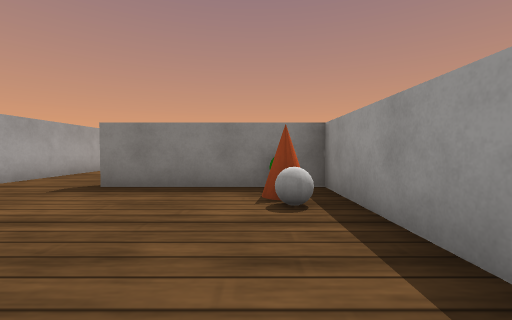
[1] (above)

21 first-person views from a walk through a robot-simulator world made for Webots. The camera is 0.14 m above the floor, tilts 2° down and sees 90° across. The floor is counted in squares, 0.2 m on a side. Each view is taken from the middle of a square. On the plan, view 1 faces up. The plan holds only what a view shows up to about 9 squares ahead; the rest is blank. Robots are left out. Webots' stock objects and surfaces are drawn as simple stand-ins.

[2]
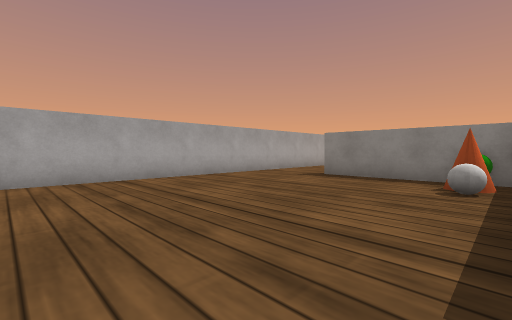

[3]
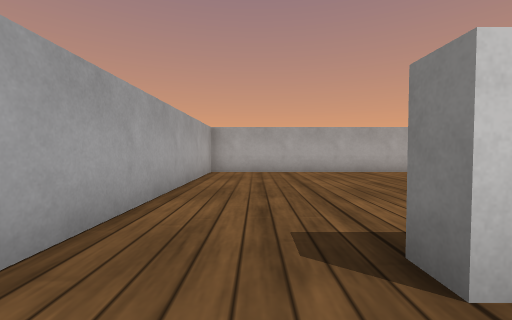

[4]
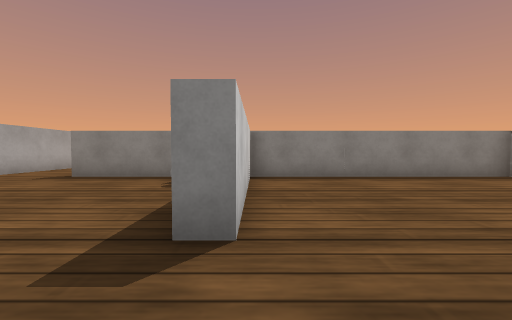

[5]
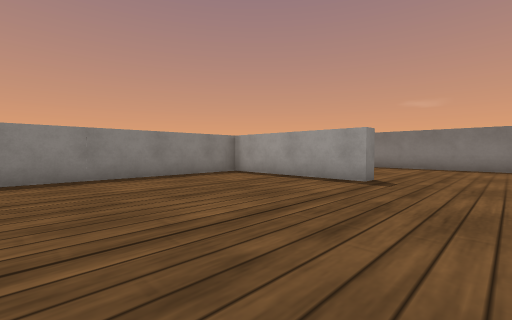

[6]
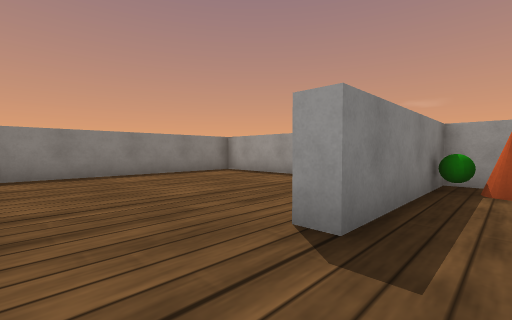

[7]
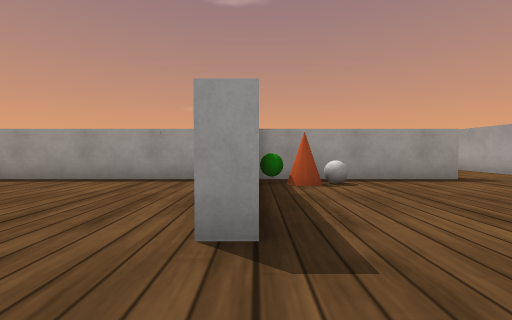

[8]
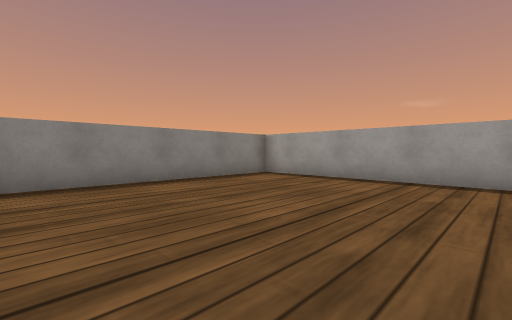

[9]
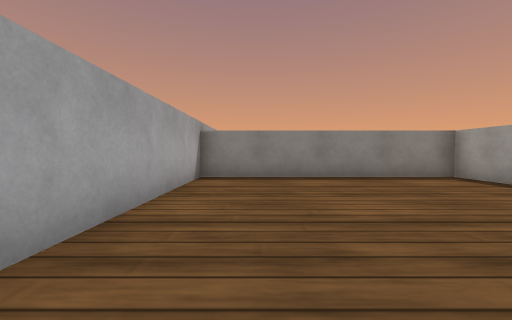

[10]
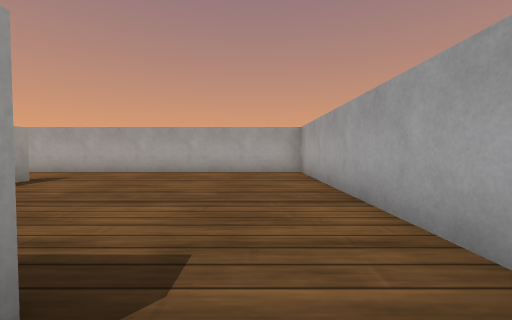

[11]
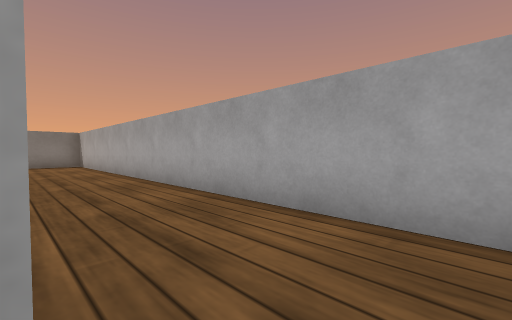

[12]
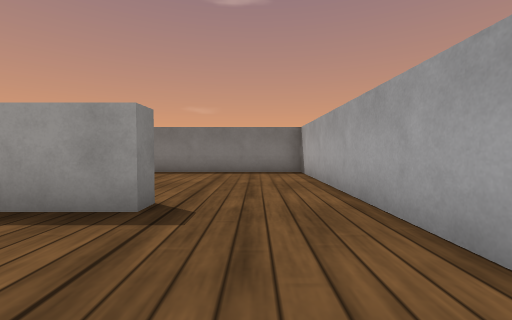

[13]
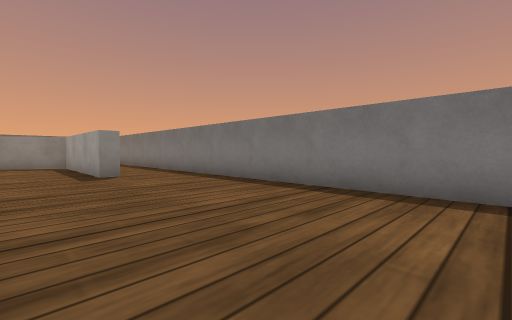

[14]
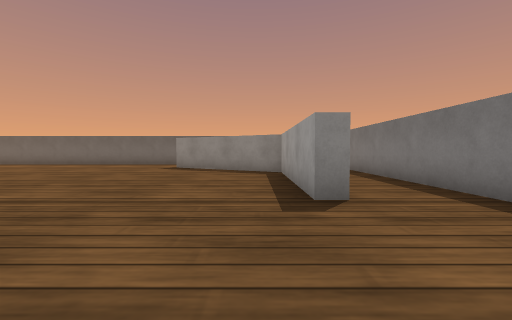

[15]
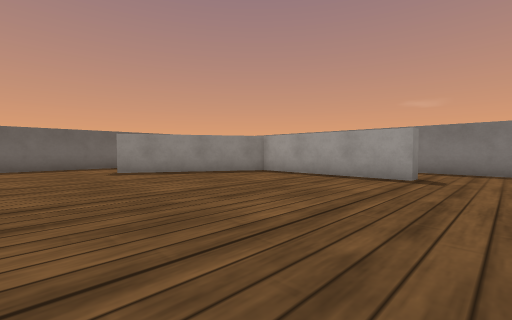

[16]
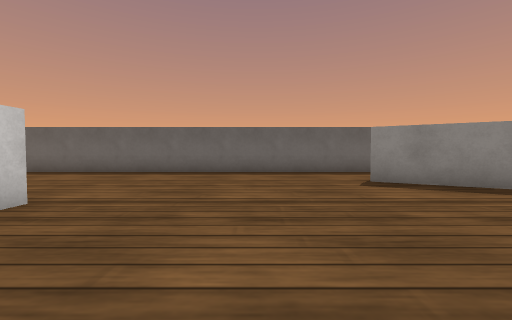

[17]
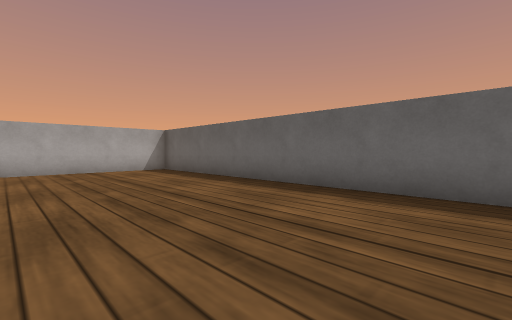

[18]
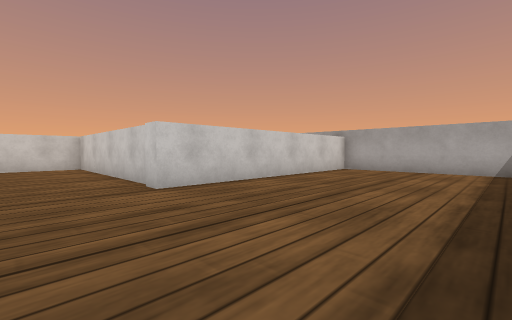

[19]
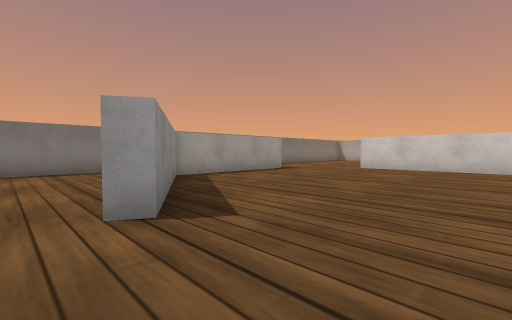

[20]
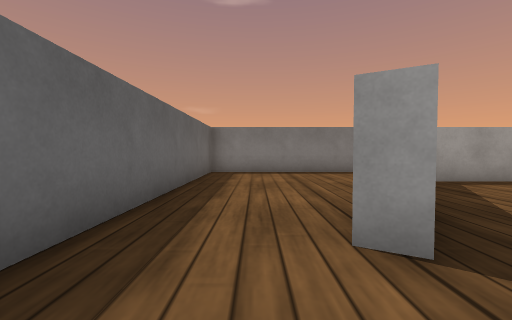

[21]
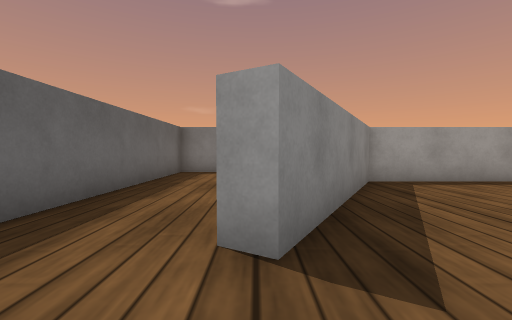

### Floor plan
Ten units are one square. View 1 is at (0, 0); x grows to the right and y downward. Boxes are objects, and circles mark ways between rooms. Rooms are numbered by the first view taken in them; rooms with no view inside come last. Other rooms are left out.
<svg viewBox="-60 -180 210 210">
<path fill="none" stroke="#000" d="M13 -59 13 -119 -55 -119 -55 25 25 25M18 0 13 0 13 -50 -30 -50 -30 -55M95 -4 89 -4 89 -50 18 -50 18 0M25 25 95 25M124 -76 118 -76 118 -124 76 -149 79 -153M27 -55 72 -55M-41 -124 18 -124 18 -64M95 25 145 25 145 -175 -42 -175M-55 -171 -55 -129"/>
<rect x="-5" y="-35" width="10" height="10" fill="#bbb"><title>white ball</title></rect>
<rect x="-5" y="-45" width="20" height="10" fill="#bbb"><title>cone</title></rect>
<rect x="-5" y="-55" width="10" height="10" fill="#bbb"><title>green ball</title></rect>
<circle cx="20" cy="15" r="3" fill="#2a7"/>
<circle cx="90" cy="10" r="3" fill="#2a7"/>
<text x="-20" y="-40">1</text>
<text x="60" y="-10">2</text>
<text x="70" y="-100">3</text>
</svg>
Room 1 opens to room 2. Room 2 opens to room 3.

Where each view was taken, in squares from view 1:
view 1: 0 up, 0 right, facing up
view 2: 2 down, 1 right, facing up-left
view 3: 1 down, 3 right, facing left
view 4: 2 down, 2 right, facing up
view 5: 2 down, 3 right, facing up-right
view 6: 4 up, 5 left, facing up-right
view 7: 5 up, 5 left, facing right
view 8: 6 up, 5 left, facing up-right
view 9: 5 up, 4 left, facing up
view 10: 6 up, 4 left, facing down
view 11: 0 up, 1 right, facing down-right
view 12: 1 down, 6 right, facing right
view 13: 0 up, 10 right, facing up-right
view 14: 4 up, 11 right, facing up
view 15: 6 up, 5 right, facing up-right
view 16: 9 up, 5 right, facing up
view 17: 13 up, 4 right, facing up-left
view 18: 17 up, 4 right, facing down-left
view 19: 16 up, 5 right, facing down-right
view 20: 16 up, 6 right, facing right
view 21: 15 up, 6 right, facing right
